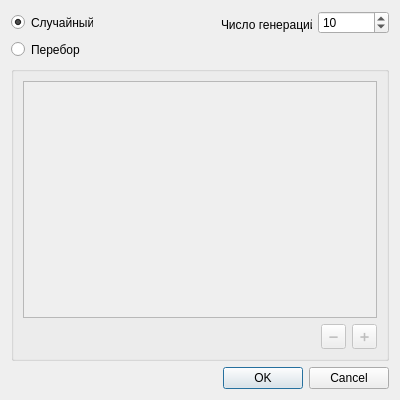
<?xml version="1.0" encoding="UTF-8"?>
<ui version="4.0">
 <class>ColorSettingsView</class>
 <widget class="QDialog" name="ColorSettingsView">
  <property name="geometry">
   <rect>
    <x>0</x>
    <y>0</y>
    <width>400</width>
    <height>400</height>
   </rect>
  </property>
  <property name="minimumSize">
   <size>
    <width>400</width>
    <height>400</height>
   </size>
  </property>
  <property name="maximumSize">
   <size>
    <width>400</width>
    <height>800</height>
   </size>
  </property>
  <property name="windowTitle">
   <string>Dialog</string>
  </property>
  <layout class="QVBoxLayout" name="verticalLayout_4">
   <item>
    <layout class="QHBoxLayout" name="horizontalLayout_5">
     <item>
      <widget class="QRadioButton" name="random_ch">
       <property name="minimumSize">
        <size>
         <width>82</width>
         <height>17</height>
        </size>
       </property>
       <property name="maximumSize">
        <size>
         <width>82</width>
         <height>17</height>
        </size>
       </property>
       <property name="text">
        <string>Случайный</string>
       </property>
       <property name="checked">
        <bool>true</bool>
       </property>
      </widget>
     </item>
     <item>
      <spacer name="horizontalSpacer">
       <property name="orientation">
        <enum>Qt::Horizontal</enum>
       </property>
       <property name="sizeHint" stdset="0">
        <size>
         <width>40</width>
         <height>20</height>
        </size>
       </property>
      </spacer>
     </item>
     <item>
      <layout class="QHBoxLayout" name="horizontalLayout">
       <item>
        <widget class="QLabel" name="label">
         <property name="minimumSize">
          <size>
           <width>91</width>
           <height>21</height>
          </size>
         </property>
         <property name="maximumSize">
          <size>
           <width>91</width>
           <height>16</height>
          </size>
         </property>
         <property name="text">
          <string>Число генераций:</string>
         </property>
        </widget>
       </item>
       <item>
        <widget class="QSpinBox" name="generation_number">
         <property name="minimumSize">
          <size>
           <width>71</width>
           <height>23</height>
          </size>
         </property>
         <property name="maximumSize">
          <size>
           <width>71</width>
           <height>22</height>
          </size>
         </property>
         <property name="maximum">
          <number>16351</number>
         </property>
         <property name="value">
          <number>10</number>
         </property>
        </widget>
       </item>
      </layout>
     </item>
    </layout>
   </item>
   <item>
    <layout class="QHBoxLayout" name="horizontalLayout_7">
     <item>
      <widget class="QRadioButton" name="random_ch_2">
       <property name="minimumSize">
        <size>
         <width>82</width>
         <height>17</height>
        </size>
       </property>
       <property name="maximumSize">
        <size>
         <width>82</width>
         <height>17</height>
        </size>
       </property>
       <property name="text">
        <string>Перебор</string>
       </property>
       <property name="checked">
        <bool>false</bool>
       </property>
      </widget>
     </item>
     <item>
      <spacer name="horizontalSpacer_3">
       <property name="orientation">
        <enum>Qt::Horizontal</enum>
       </property>
       <property name="sizeHint" stdset="0">
        <size>
         <width>40</width>
         <height>20</height>
        </size>
       </property>
      </spacer>
     </item>
    </layout>
   </item>
   <item>
    <widget class="QGroupBox" name="groupBox_2">
     <property name="enabled">
      <bool>false</bool>
     </property>
     <property name="title">
      <string/>
     </property>
     <layout class="QVBoxLayout" name="verticalLayout_3">
      <item>
       <widget class="QListWidget" name="colors_list"/>
      </item>
      <item>
       <layout class="QHBoxLayout" name="horizontalLayout_6">
        <item>
         <spacer name="horizontalSpacer_2">
          <property name="orientation">
           <enum>Qt::Horizontal</enum>
          </property>
          <property name="sizeHint" stdset="0">
           <size>
            <width>40</width>
            <height>20</height>
           </size>
          </property>
         </spacer>
        </item>
        <item>
         <widget class="QToolButton" name="toolButton_2">
          <property name="minimumSize">
           <size>
            <width>25</width>
            <height>25</height>
           </size>
          </property>
          <property name="maximumSize">
           <size>
            <width>25</width>
            <height>25</height>
           </size>
          </property>
          <property name="text">
           <string>➖</string>
          </property>
         </widget>
        </item>
        <item>
         <widget class="QToolButton" name="toolButton">
          <property name="minimumSize">
           <size>
            <width>25</width>
            <height>25</height>
           </size>
          </property>
          <property name="maximumSize">
           <size>
            <width>25</width>
            <height>25</height>
           </size>
          </property>
          <property name="text">
           <string>➕</string>
          </property>
         </widget>
        </item>
       </layout>
      </item>
     </layout>
    </widget>
   </item>
   <item>
    <widget class="QDialogButtonBox" name="buttonBox">
     <property name="orientation">
      <enum>Qt::Horizontal</enum>
     </property>
     <property name="standardButtons">
      <set>QDialogButtonBox::Cancel|QDialogButtonBox::Ok</set>
     </property>
    </widget>
   </item>
  </layout>
 </widget>
 <resources/>
 <connections/>
</ui>
